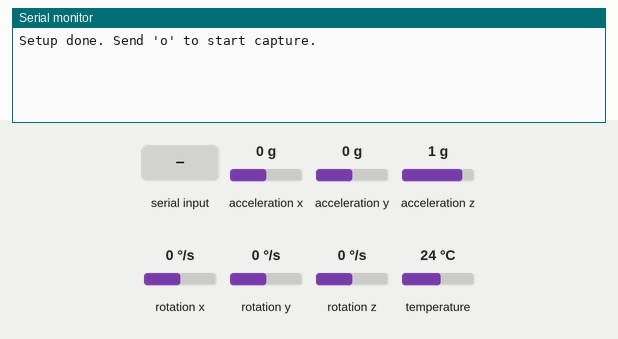
This sketch was run on a simulated ESP32. On the bench: the last lines printed to the serial monitor. The inputs (shaded band) are chosen by the test bench; at power-on: acceleration x 0 g, acceleration y 0 g, acceleration z 1 g, rotation x 0 °/s, rotation y 0 °/s, rotation z 0 °/s, temperature 24 °C.

Above: at 1.2 s.
1.3 s: "o" received over Serial
At 2.7 s:
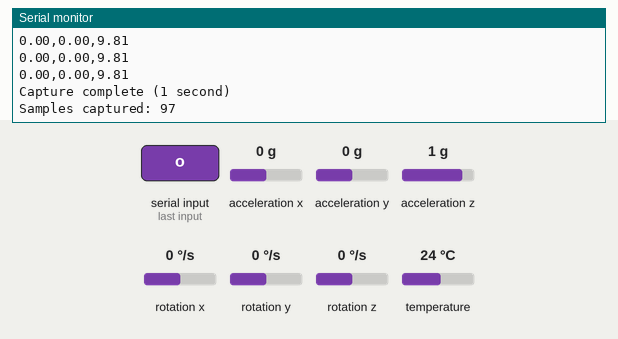
2.8 s: "p" received over Serial
At 3.5 s:
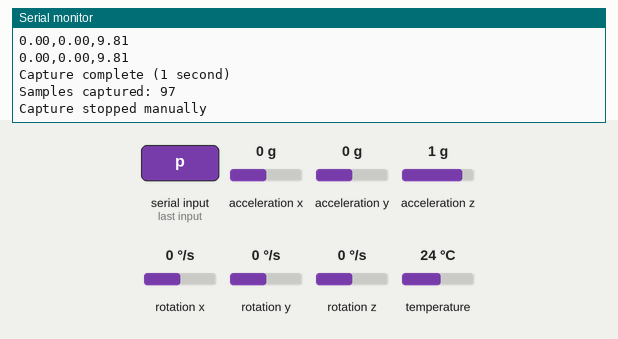

The sketch:

gesture_capture.ino
```cpp
#include <Adafruit_MPU6050.h>
#include <Adafruit_Sensor.h>
#include <Wire.h>

Adafruit_MPU6050 mpu;

// 采样参数
const int SAMPLE_INTERVAL_MS = 10;         // 100Hz = 10ms
const unsigned long CAPTURE_DURATION = 1000; // 1秒
unsigned long last_sample_time = 0;
unsigned long capture_start_time = 0;

bool capturing = false;
int sample_count = 0;

void setup() {
  Serial.begin(115200);
  Wire.begin(4, 5); // 指定 SDA / SCL

  while (!mpu.begin()) {
    Serial.println("MPU6050 not found");
    delay(500);
  }

  mpu.setAccelerometerRange(MPU6050_RANGE_8_G);
  mpu.setGyroRange(MPU6050_RANGE_500_DEG);
  mpu.setFilterBandwidth(MPU6050_BAND_21_HZ);

  Serial.println("Setup done. Send 'o' to start capture.");
}

void loop() {
  // 检查串口输入
  if (Serial.available()) {
    char cmd = Serial.read();
    if (cmd == 'o') {
      capturing = true;
      capture_start_time = millis();
      last_sample_time = millis();
      sample_count = 0;
      Serial.println("-,-,-"); // 通知 Python 开始采集
      Serial.println("Starting capture...");
    } else if (cmd == 'p') {
      capturing = false;
      Serial.println("Capture stopped manually");
    }
  }

  // 如果正在采集
  if (capturing) {
    unsigned long now = millis();

    if (now - last_sample_time >= SAMPLE_INTERVAL_MS) {
      last_sample_time = now;

      sensors_event_t a, g, temp;
      mpu.getEvent(&a, &g, &temp);

      Serial.print(a.acceleration.x); Serial.print(",");
      Serial.print(a.acceleration.y); Serial.print(",");
      Serial.println(a.acceleration.z);

      sample_count++;
    }

    // 超时自动结束采集
    if (millis() - capture_start_time >= CAPTURE_DURATION) {
      capturing = false;
      Serial.println("Capture complete (1 second)");
      Serial.print("Samples captured: ");
      Serial.println(sample_count);
      Serial.println();  // 保留原脚本中的间隔识别
      Serial.println();
    }
  }
}
```

Measured:
- after the input at 1.3 s, the serial monitor: prints a new line at once (image 1)
- after the input at 2.8 s, the serial monitor: prints a new line at once (image 2)
